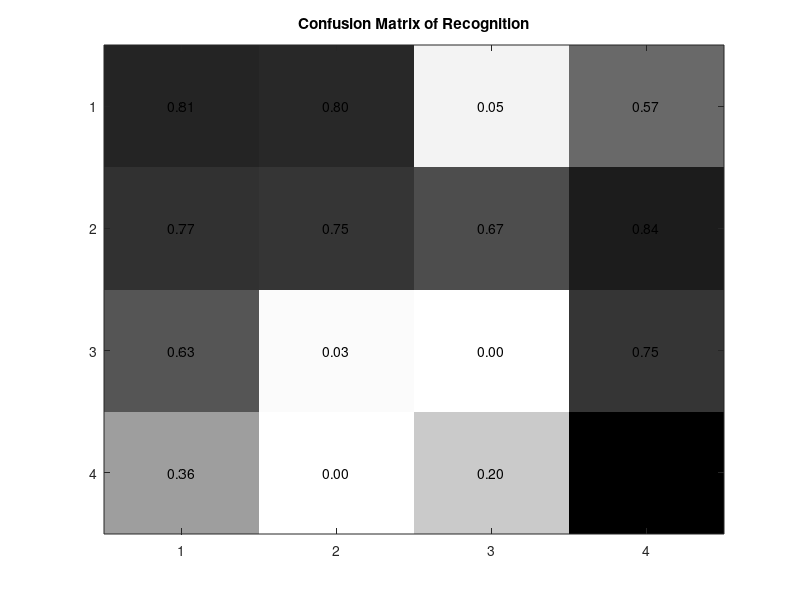

Write the MATLAB code that produced this figure. (Note: this script raises an error after producing the figure.)
% function confusion_matrix(actual,detected)
%  [mat,order] = confusionmat(actual,detected);
 
 mat = rand(4);           %# A 5-by-5 matrix of random values from 0 to 1
mat(3,3) = 0;            %# To illustrate
mat(4,2) = 0;            %# To illustrate
imagesc(mat);            %# Create a colored plot of the matrix values
colormap(flipud(gray));  %# Change the colormap to gray (so higher values are
                         %#   black and lower values are white)
                         
title('Confusion Matrix of Recognition');
textStrings = num2str(mat(:),'%0.02f');  %# Create strings from the matrix values
textStrings = strtrim(cellstr(textStrings));  %# Remove any space padding
 
%% ## New code: ###
%idx = find(strcmp(textStrings(:), '0.00'));
%textStrings(idx) = {'   '};
%% ################
 
[x,y] = meshgrid(1:4);   %# Create x and y coordinates for the strings
hStrings = text(x(:),y(:),textStrings(:),...      %# Plot the strings
                'HorizontalAlignment','center');
% hStrings = text(x,y,textStrings(:),...      %# Plot the strings
%                 'HorizontalAlignment','center');
midValue = mean(get(gca,'CLim'));  %# Get the middle value of the color range
textColors = repmat(mat(:) > midValue,1,3);  %# Choose white or black for the
                                             %#   text color of the strings so
                                             %#   they can be easily seen over
                                             %#   the background color
set(hStrings,{'Color'},num2cell(textColors,2));  %# Change the text colors
 
set(gca,'XTick',1:4,...                         %# Change the axes tick marks
        'XTickLabel',{'Apple','Lemon','Orange','Strawberry','FontName','Times New Roman'},...  %#   and tick labels
        'YTick',1:4,...
        'YTickLabel',{'Apple','Lemon','Orange','Strawberry','FontName','Times New Roman'},...
        'TickLength',[0 0]);

